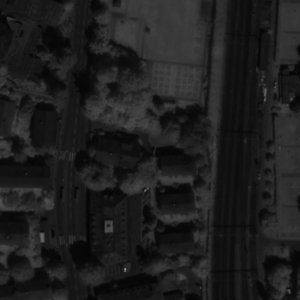
#> input picture Progetto_Esame/Assignment_1/DATASET/val/c1/zh3_01_01_R.png, 300 x 300 px, found by its file name; its folder holds 2 pictures in this run
$ python Assignment1_Ufficiale.py
#> lines starting #> are read from the running program, lines starting #| are printed output that depends on the picture
import cv2 as cv
import numpy as np
import pandas as pd
import matplotlib.pyplot as plt
import os
import scipy.optimize
from sklearn.metrics import root_mean_squared_error, mean_squared_error

VAL_PATH = 'Progetto_Esame/Assignment_1/DATASET/val'
GT_PATH = 'Progetto_Esame/Assignment_1/DATASET/GT.csv'

METODO = ['Powell', 'Nelder-Mead', 'BFGS']
BINS = [64,128,256]

storico_mi = []

def load_dataset(PATH, filtri=True):
    for subdir in sorted(os.listdir(PATH)):  #sorted() garantisce che le immagini siano sempre nello stesso ordine del GT
        subdir_path = os.path.join(PATH, subdir)
        if os.path.isdir(subdir_path):
            files = os.listdir(subdir_path)

            #identifico i file della Reference (R) e della Target (T) dai nomi
            file_R = next((f for f in files if '_R.png' in f), None)
            file_T = next((f for f in files if '_T.png' in f), None)

            if file_R and file_T:
                imR = cv.imread(os.path.join(subdir_path, file_R))
                imT = cv.imread(os.path.join(subdir_path, file_T))

                if filtri:
                    k = 5
                    imR = cv.cvtColor(imR, cv.COLOR_BGR2GRAY)
                    imR = cv.GaussianBlur(imR, (k, k), 0)
                    imT = cv.cvtColor(imT, cv.COLOR_BGR2GRAY)
                    imT = cv.GaussianBlur(imT, (k, k), 0)

                yield (imR, imT)

def mutua_informazione(im_rif, im_mov, bins):
    #.ravel() appiattisce le immagini in vettori 1D per poterle dare all'istogramma 2D
    hist2d, _, _ = np.histogram2d(
        im_rif.ravel(), im_mov.ravel(),
        bins=bins, range=[[0, 255], [0, 255]]
    )
    #normalizzazione e si filtrano i valori nulli per evitare log(0)
    p_con = hist2d / hist2d.sum()
    p_con = p_con[p_con > 0]

    #somma per riga e per colonna dell'istogramma congiunto
    p_rif = hist2d.sum(axis=1)
    p_rif = p_rif / p_rif.sum()
    p_rif = p_rif[p_rif > 0]

    p_mov = hist2d.sum(axis=0)
    p_mov = p_mov / p_mov.sum()
    p_mov = p_mov[p_mov > 0]

    Entr_rif = -np.sum(p_rif * np.log2(p_rif))
    Entr_mov = -np.sum(p_mov * np.log2(p_mov))
    Entr_con = -np.sum(p_con * np.log2(p_con))

    # MI = H(R) + H(T) - H(R,T)
    return Entr_rif + Entr_mov - Entr_con

def funzione_obiettivo(params, imR_img, imT_img, bins):

    tx, ty, theta = params

    # cv2.getRotationMatrix2D vuole l'angolo in gradi
    #theta_deg = np.degrees(theta)

    h, w = imT_img.shape

    #matrice di rototraslazione per warpAffine()
    T = np.array([[np.cos(theta), -np.sin(theta), tx],
                  [np.sin(theta),  np.cos(theta), ty]],
                  dtype=np.float32)

    imT_warped = cv.warpAffine(imT_img, T, (w, h), flags=cv.INTER_LINEAR)

    mi = mutua_informazione(imR_img, imT_warped, bins)
    storico_mi.append(mi)
    #si restusce il negativo perché .minimize() minimizza
    return -mi

def massimizza_mutua_informazione(imR_mod, imT_mod, bins, metodo):
    storico_mi.clear() #necessario altrimenti il grafico conterrebbe i valori di MI di tutte le iterazioni di tutti i metodi
    initial_guess = np.array([0, 0, 0])

    opts = {}
    if metodo == 'Nelder-Mead':
        #con x0 = [0,0,0] il simplesso di default è troppo piccolo per esplorare bene lo spazio
        simplesso_iniziale=np.array([[0, 0, 0],
                                     [1, 0, 0],
                                     [0, 1, 0],
                                     [0, 0, 0.01]],
                                     dtype=np.float32)

        opts = {
            'initial_simplex': simplesso_iniziale,
        }

    if metodo == 'BFGS':
        # eps definisce il passo per la stima numerica del gradiente diverso per traslazione e rotazione
        opts = {'eps': [1, 1, 0.01]}

    res = scipy.optimize.minimize(
        funzione_obiettivo,
        initial_guess,
        args=(imR_mod, imT_mod, bins),
        method=metodo,
        options=opts
    )

    return res.x

def plot_risultato(imR, imT_allineata, index, is_test_plot=False):

    fig, axes = plt.subplots(1, 4, figsize=(22, 6), gridspec_kw={'wspace': 0.05})
    ax1, ax2, ax3, ax4 = axes

    ax1.imshow(cv.cvtColor(imR, cv.COLOR_BGR2RGB))
    ax1.set_title("Statica")
    ax1.axis('off')

    ax2.imshow(cv.cvtColor(imT_allineata, cv.COLOR_BGR2RGB))
    ax2.set_title("Allineata")
    ax2.axis('off')

    # Differenza pixel per pixel -> più scuro = meno errore
    diff = cv.absdiff(imR, imT_allineata)
    ax3.imshow(cv.cvtColor(diff, cv.COLOR_BGR2RGB))
    ax3.set_title("Differenza")
    ax3.axis('off')

    if storico_mi:
        ax4.plot(storico_mi)
        ax4.set_title("Andamento MI")
        ax4.set_xlabel("Iterazione")
        ax4.set_ylabel("MI")
    else:
        ax4.axis('off')

    fig.suptitle(f"Test {index}", fontsize=14)
    fig.subplots_adjust(left=0.01, right=0.99, top=0.9, bottom=0.05)

    if is_test_plot == True:
        os.makedirs('Progetto_Esame/Assignment_1/output_test_plots', exist_ok=True)
        fig.savefig(f'Progetto_Esame/Assignment_1/output_test_plots/risultato_test_{index}', dpi=300)
        plt.close(fig)
    else:
        os.makedirs('Progetto_Esame/Assignment_1/output_validation_plots', exist_ok=True)
        fig.savefig(f'Progetto_Esame/Assignment_1/output_validation_plots/risultato_val_{index}', dpi=300)
        plt.close(fig)


def calcola_statistiche(df, gt, metodo, bins):

    rmse_angolo = root_mean_squared_error(df['Angolo_calc'], gt['AngleRad'])
    rmse_tx = root_mean_squared_error(df['Tx_calc'], gt['Tx'])
    rmse_ty = root_mean_squared_error(df['Ty_calc'], gt['Ty'])

    media_errore_traslazione = df[['Err_Tx', 'Err_Ty']].abs().mean().mean()  #media su Tx e Ty poi media tra le due
    media_errore_angolo = df['Err_Angolo'].abs().mean()
    deviazione_std_errore_traslazione = df[['Err_Tx', 'Err_Ty']].std().mean()
    deviazione_std_errore_angolo = df['Err_Angolo'].std()

    return [
        metodo,
        bins,
        rmse_tx,
        rmse_ty,
        rmse_angolo,
        media_errore_traslazione,
        media_errore_angolo,
        deviazione_std_errore_traslazione,
        deviazione_std_errore_angolo
    ]

def stampa_riepilogo_finale(riepilogo):
    colonne = ['Metodo', 'Bins', 'RMSE_Tx', 'RMSE_Ty', 'RMSE_Angolo', 'Media_Err_XY', 'Media_Err_Angolo', 'STD_Err_XY', 'STD_Err_Angolo']
    df_finale = pd.DataFrame(riepilogo, columns=colonne)
    print("\n" + "="*80)
    print("RIEPILOGO FINALE (ORDINATO PER MEDIA)")
    print("="*80)
    print(df_finale.sort_values(by='Media_Err_XY', ascending=True).round(4))

def main():
    immagini = list(load_dataset(VAL_PATH))
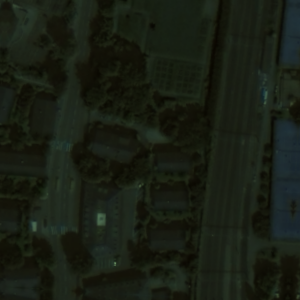
#> input picture Progetto_Esame/Assignment_1/DATASET/val/c1/zh3_01_01_T.png, 300 x 300 px, found by its file name
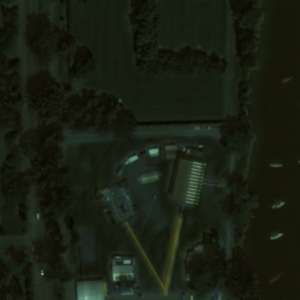
#> input picture Progetto_Esame/Assignment_1/DATASET/val/c2/zh3_01_02_R.png, 300 x 300 px, found by its file name
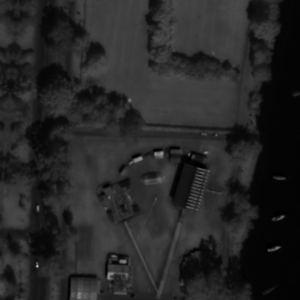
#> input picture Progetto_Esame/Assignment_1/DATASET/val/c2/zh3_01_02_T.png, 300 x 300 px, found by its file name
#> immagini = 2 items
    gt = pd.read_csv(GT_PATH, sep=';')
#> (reads Progetto_Esame/Assignment_1/DATASET/GT.csv from the repository)
    gt_val = gt[gt['Dataset'] == 'val']

    riepilogo = []

    for b in BINS:
        for m in METODO:

            risultati = []
            i=1 #variabile che mi serve per numerare e salvare correttamente le immagini su disco
            for imR, imT in immagini:
                tx, ty, angle = massimizza_mutua_informazione(imR, imT, b, m)
                risultati.append([tx, ty, angle])

                plot_risultato(imR, imT, f'{m}_{b}_c{i}')
                i+=1

            df = pd.DataFrame(risultati, columns=['Tx_calc', 'Ty_calc', 'Angolo_calc'])

            # Errore = valore stimato - valore ground truth
            df['Err_Tx'] = df['Tx_calc'] - gt_val['Tx']
            df['Err_Ty'] = df['Ty_calc'] - gt_val['Ty']
            df['Err_Angolo'] = df['Angolo_calc'] - gt_val['AngleRad']

            print(f"\n--- Risultati per METODO: {m}, BINS: {b} ---")
            print(df)

            statistiche = calcola_statistiche(df, gt_val, m, b)
            riepilogo.append(statistiche)
#> this loop made 1 pass
#> pass 1, in plot_risultato, `fig.savefig(f'Progetto_Esame/Assignment_1/output_validation_plots/risu..`:
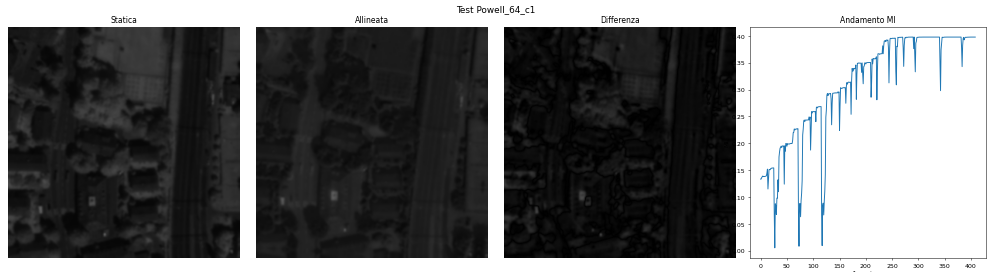
#> figure drawn by matplotlib, 4 panels; panel 4: curve peaks at x = 290, y = 0.398
#> pass 1, in plot_risultato (call 2), `fig.savefig(f'Progetto_Esame/Assignment_1/output_validation_plots/risu..`:
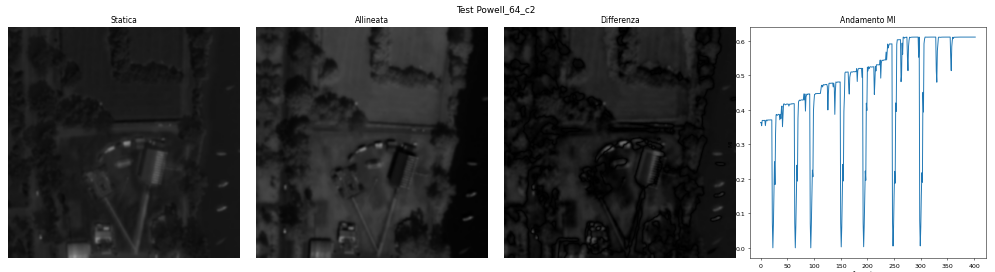
#> figure drawn by matplotlib, 4 panels; panel 4: curve peaks at x = 346, y = 0.611

    stampa_riepilogo_finale(riepilogo)

if __name__ == "__main__":
#> (the run stopped early here; a loop or call above may not have finished)
